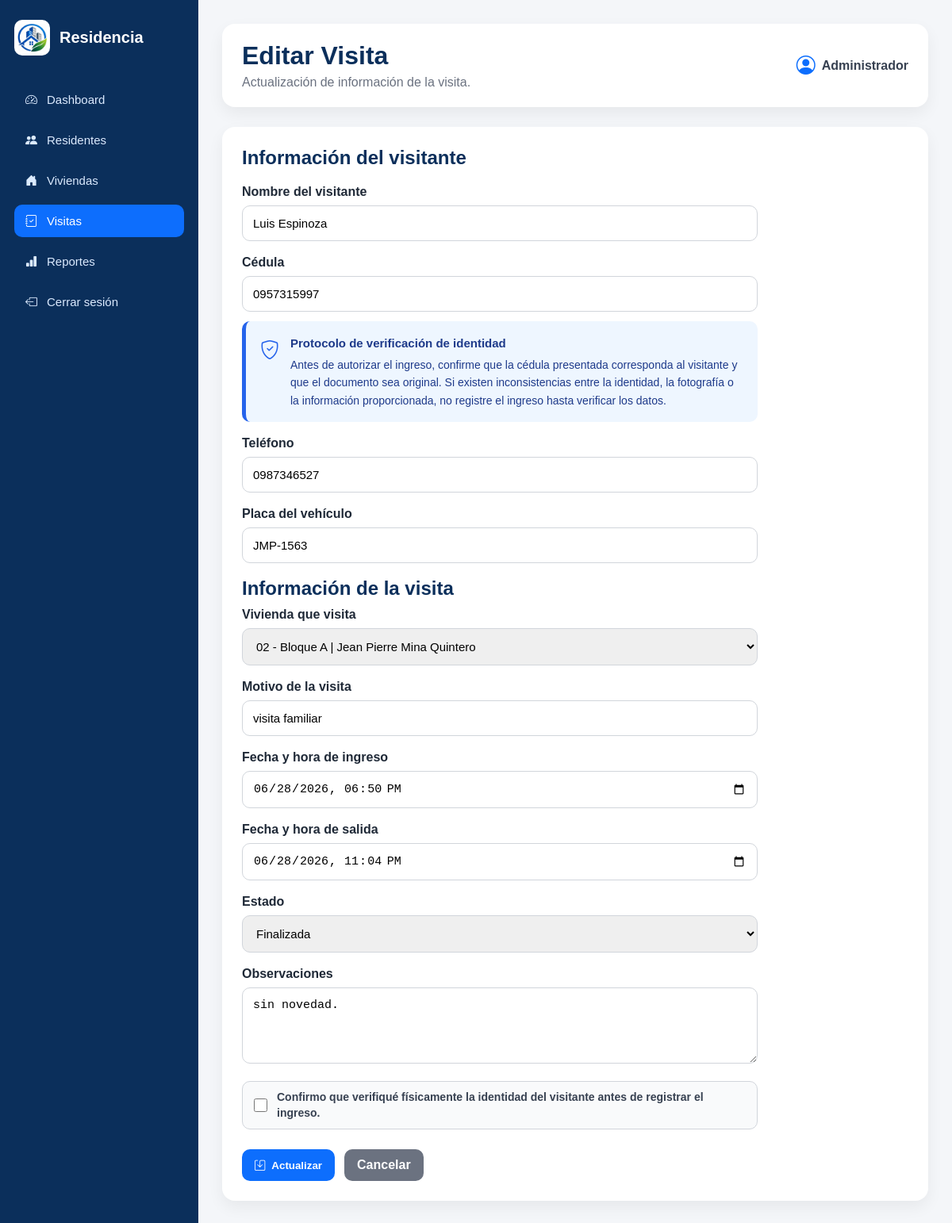
Screenshot of /visitas/editar/5/ with the database file from the repository.
### residentes/models.py (models this page shows, shortened)
class Visita(models.Model):
    ESTADOS = [
        ("En curso", "En curso"),
        ("Finalizada", "Finalizada"),
        ("Cancelada", "Cancelada"),
    ]
    nombre_visitante = models.CharField(max_length=100)
    documento = models.CharField(max_length=10)
    telefono = models.CharField(max_length=10)
    placa = models.CharField(max_length=10, blank=True, null=True)
    motivo = models.CharField(max_length=150)
    observaciones = models.TextField(blank=True, null=True)
    fecha_ingreso = models.DateTimeField()
    fecha_salida = models.DateTimeField(blank=True, null=True)
    estado = models.CharField(max_length=20, choices=ESTADOS, default="En curso")
    vivienda = models.ForeignKey(
        Vivienda,
        on_delete=models.CASCADE,
        related_name="visitas"
    )

class Vivienda(models.Model):
    numero = models.CharField(max_length=10)
    bloque = models.CharField(max_length=10)
    estado = models.CharField(max_length=20)
    residente = models.ForeignKey(
        Residente,
        on_delete=models.CASCADE,
        related_name="viviendas"
    )

### residentes/views.py (the view, shortened to what this page needs)
# urls.py: path("visitas/editar/<int:id>/", views.editar_visita, name="editar_visita"),
def editar_visita(request, id):
    visita = get_object_or_404(Visita, id=id)
    errores = {}
    return render(request, "residentes/editar_visita.html", {
        "visita": visita,
        "viviendas": Vivienda.objects.all()
    })

### residentes/templates/residentes/editar_visita.html (shortened to what this page needs)
{% load static %}
<!DOCTYPE html>
<html lang="es">
<head>
    <link rel="stylesheet" href="{% static 'css/dashboard.css' %}">
    <link rel="stylesheet"
          href="https://cdn.jsdelivr.net/npm/bootstrap-icons@1.11.3/font/bootstrap-icons.min.css">
</head>
<body>
<div class="layout">
    <aside class="sidebar">
        <div class="brand">
            <img src="{% static 'img/logo.png' %}" alt="Logo">
            <h2>Residencia</h2>
        </div>
        <nav>
            <a href="{% url 'dashboard' %}"><i class="bi bi-speedometer2"></i> Dashboard</a>
            <a href="{% url 'residentes' %}"><i class="bi bi-people-fill"></i> Residentes</a>
            <a href="{% url 'viviendas' %}"><i class="bi bi-house-door-fill"></i> Viviendas</a>
            <a href="{% url 'visitas' %}" class="active"><i class="bi bi-journal-check"></i> Visitas</a>
            <a href="#"><i class="bi bi-bar-chart-fill"></i> Reportes</a>
            <a href="{% url 'login' %}"><i class="bi bi-box-arrow-left"></i> Cerrar sesión</a>
        </nav>
    </aside>
    <main class="main-content">
        <header class="topbar">
            <div>
                <h1>Editar Visita</h1>
                <p>Actualización de información de la visita.</p>
            </div>
            <div class="user-box">
                <i class="bi bi-person-circle"></i>
                <span>Administrador</span>
            </div>
        </header>
        <section class="panel">
            <h2>Información del visitante</h2>
            <form method="POST" class="form-card">
                <div class="form-group">
                    <label>Nombre del visitante</label>
                    <input type="text"
                           name="nombre_visitante"
                           value="{% if datos %}{{ datos.nombre_visitante }}{% else %}{{ visita.nombre_visitante }}{% endif %}"
                           required>
                </div>
                <div class="form-group">
                    <label>Cédula</label>
                    <input type="text"
                           name="documento"
                           maxlength="10"
                           value="{% if datos %}{{ datos.documento }}{% else %}{{ visita.documento }}{% endif %}"
                           class="validar-cedula {% if errores.documento %}input-error{% endif %}"
                           required>
                    <div class="info-box">
                        <i class="bi bi-shield-check"></i>
                        <div>
                            <strong>Protocolo de verificación de identidad</strong>
                            Antes de autorizar el ingreso, confirme que la cédula presentada corresponda al visitante y que el documento sea original. Si existen inconsistencias entre la identidad, la fotografía o la información proporcionada, no registre el ingreso hasta verificar los datos.
                        </div>
                    </div>
                </div>
                <div class="form-group">
                    <label>Teléfono</label>
                    <input type="text"
                           name="telefono"
                           maxlength="10"
                           value="{% if datos %}{{ datos.telefono }}{% else %}{{ visita.telefono }}{% endif %}"
                           class="validar-telefono {% if errores.telefono %}input-error{% endif %}"
                           required>
                </div>
                <div class="form-group">
                    <label>Placa del vehículo</label>
                    <input type="text"
                           name="placa"
                           maxlength="8"
                           value="{% if datos %}{{ datos.placa }}{% else %}{{ visita.placa }}{% endif %}"
                           class="validar-placa {% if errores.placa %}input-error{% endif %}"
                           placeholder="Ejemplo: ABC-1234"
                           required>
                </div>
                <h2>Información de la visita</h2>
                <div class="form-group">
                    <label>Vivienda que visita</label>
                    <select name="vivienda" required>
                        {% for vivienda in viviendas %}
                            <option value="{{ vivienda.id }}"
                                {% if datos.vivienda == vivienda.id|stringformat:"s" or not datos and visita.vivienda.id == vivienda.id %}selected{% endif %}>
                                {{ vivienda.numero }} - Bloque {{ vivienda.bloque }} |
                            </option>
                        {% endfor %}
                    </select>
                </div>
                <div class="form-group">
                    <label>Motivo de la visita</label>
                    <input type="text"
                           name="motivo"
                           value="{% if datos %}{{ datos.motivo }}{% else %}{{ visita.motivo }}{% endif %}"
                           required>
                </div>
                <div class="form-group">
                    <label>Fecha y hora de ingreso</label>
                    <input type="datetime-local"
                           name="fecha_ingreso"
                           value="{% if datos %}{{ datos.fecha_ingreso }}{% else %}{{ visita.fecha_ingreso|date:'Y-m-d\\TH:i' }}{% endif %}"
                           required>
                </div>
                <div class="form-group">
                    <label>Fecha y hora de salida</label>
                    <input type="datetime-local"
                           name="fecha_salida"
                           value="{% if datos %}{{ datos.fecha_salida }}{% else %}{{ visita.fecha_salida|date:'Y-m-d\\TH:i' }}{% endif %}"
                           class="{% if errores.fecha_salida %}input-error{% endif %}">
                </div>
                <div class="form-group">
                    <label>Estado</label>
                    <select name="estado">
                        <option value="Finalizada"
                            {% if datos.estado == "Finalizada" or not datos and visita.estado == "Finalizada" %}selected{% endif %}>
                            Finalizada
                        </option>
                    </select>
                </div>
                <div class="form-group">
                    <label>Observaciones</label>
                    <textarea name="observaciones" rows="4">{% if datos %}{{ datos.observaciones }}{% else %}{{ visita.observaciones }}{% endif %}</textarea>
                </div>
                <div class="form-group">
                    <div class="checkbox-control">
                        <input type="checkbox"
                               name="verificacion_identidad"
                               id="verificacion_identidad"
                               required>
                        <label for="verificacion_identidad">
                            Confirmo que verifiqué físicamente la identidad del visitante antes de registrar el ingreso.
                        </label>
                    </div>
                </div>
                <div class="form-actions">
                    <button type="submit" class="btn-primary">
                        <i class="bi bi-save"></i>
                        Actualizar
                    </button>
                    <a href="{% url 'visitas' %}" class="btn-secondary">Cancelar</a>
                </div>
            </form>
        </section>
    </main>
</div>
</body>
</html>

### residentes/static/css/dashboard.css (style rules this page uses)
* { margin: 0; padding: 0; box-sizing: border-box; }
body { font-family: Arial, Helvetica, sans-serif; background: #f4f6f9; color: #1f2937; }
.layout { display: flex; min-height: 100vh; }
.sidebar { width: 250px; background: #0b2f5b; color: white; padding: 25px 18px; }
.brand { display: flex; align-items: center; gap: 12px; margin-bottom: 35px; }
.brand img { width: 45px; height: 45px; object-fit: contain; background: white; border-radius: 10px; padding: 4px; }
.brand h2 { font-size: 20px; }
.sidebar nav { display: flex; flex-direction: column; gap: 10px; }
.sidebar nav a { color: #dbeafe; text-decoration: none; padding: 12px 14px; border-radius: 10px; display: flex; align-items: center; gap: 12px; font-size: 15px; }
.sidebar nav a:hover, .sidebar nav a.active { background: #0d6efd; color: white; }
.main-content { flex: 1; padding: 30px; }
.topbar { background: white; border-radius: 16px; padding: 22px 25px; box-shadow: 0 8px 20px rgba(0,0,0,.06); display: flex; justify-content: space-between; align-items: center; margin-bottom: 25px; }
.topbar h1 { color: #0b2f5b; margin-bottom: 6px; }
.topbar p { color: #6b7280; }
.user-box { display: flex; align-items: center; gap: 8px; color: #374151; font-weight: bold; }
.user-box i { font-size: 24px; color: #0d6efd; }
.panel { background: white; padding: 25px; border-radius: 16px; box-shadow: 0 8px 20px rgba(0,0,0,.06); }
.panel h2 { color: #0b2f5b; margin-bottom: 10px; }
.btn-primary { background: #0d6efd; color: white; border: none; border-radius: 10px; padding: 11px 16px; font-weight: bold; cursor: pointer; display: flex; align-items: center; gap: 8px; }
.form-card { margin-top: 20px; max-width: 650px; }
.form-group { margin-bottom: 18px; }
.form-group label { display: block; font-weight: bold; color: #1f2937; margin-bottom: 8px; }
.form-group input, .form-group select { width: 100%; padding: 13px; border: 1px solid #d1d5db; border-radius: 10px; outline: none; font-size: 15px; }
.form-actions { display: flex; gap: 12px; margin-top: 25px; }
.btn-secondary { background: #6b7280; color: white; text-decoration: none; border-radius: 10px; padding: 11px 16px; font-weight: bold; }
.form-group textarea { width: 100%; padding: 13px; border: 1px solid #d1d5db; border-radius: 10px; outline: none; font-size: 15px; resize: vertical; }
.info-box { display:flex; align-items:flex-start; gap:14px; margin-top:12px; padding:16px 18px; background:#eef6ff; border-left:5px solid #2563eb; border-radius:10px; color:#1e3a8a; font-size:14px; line-height:1.6; }
.info-box i { font-size:24px; color:#2563eb; margin-top:2px; flex-shrink:0; }
.info-box strong { display:block; font-size:15px; margin-bottom:4px; font-weight:700; }
.checkbox-control { display:flex; align-items:center; gap:12px; background:#f9fafb; padding:10px 14px; border-radius:10px; border:1px solid #d1d5db; }
.checkbox-control input { width:17px; height:17px; margin:0; cursor:pointer; flex-shrink:0; }
.checkbox-control label { margin:0; font-weight:600; color:#374151; line-height:1.4; font-size:14px; cursor:pointer; }

### rows the page displays
Visita: nombre_visitante "Luis Espinoza", documento "0957315997", telefono "0987346527", placa "JMP-1563", vivienda "02 - Bloque A | Jean Pierre Mina Quintero", motivo "visita familiar", fecha_ingreso "06/28/2026 18:50", fecha_salida "06/28/2026 23:04", estado "Finalizada", observaciones "sin novedad."
